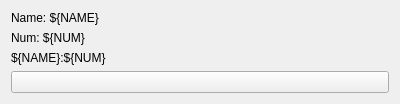
<?xml version="1.0" encoding="UTF-8"?>
<ui version="4.0">
 <class>Form</class>
 <widget class="QWidget" name="Form">
  <property name="geometry">
   <rect>
    <x>0</x>
    <y>0</y>
    <width>400</width>
    <height>103</height>
   </rect>
  </property>
  <property name="windowTitle">
   <string>Form</string>
  </property>
  <layout class="QVBoxLayout" name="verticalLayout">
   <item>
    <widget class="QLabel" name="name_label">
     <property name="toolTip">
      <string>${NAME}</string>
     </property>
     <property name="text">
      <string>Name: ${NAME}</string>
     </property>
    </widget>
   </item>
   <item>
    <widget class="QLabel" name="num_label">
     <property name="text">
      <string>Num: ${NUM}</string>
     </property>
    </widget>
   </item>
   <item>
    <widget class="QLabel" name="name_num_label">
     <property name="text">
      <string>${NAME}:${NUM}</string>
     </property>
    </widget>
   </item>
   <item>
    <widget class="PyDMShellCommand" name="one_two_shell">
     <property name="toolTip">
      <string/>
     </property>
     <property name="alarmSensitiveContent">
      <bool>false</bool>
     </property>
     <property name="alarmSensitiveBorder">
      <bool>true</bool>
     </property>
     <property name="PyDMToolTip">
      <string/>
     </property>
     <property name="channel">
      <string/>
     </property>
     <property name="PyDMIcon">
      <string/>
     </property>
     <property name="showConfirmDialog">
      <bool>false</bool>
     </property>
     <property name="runCommandsInFullShell">
      <bool>false</bool>
     </property>
     <property name="confirmMessage">
      <string>Are you sure you want to proceed?</string>
     </property>
     <property name="environmentVariables">
      <string/>
     </property>
     <property name="showIcon">
      <bool>true</bool>
     </property>
     <property name="allowMultipleExecutions">
      <bool>false</bool>
     </property>
     <property name="titles">
      <stringlist/>
     </property>
     <property name="commands">
      <stringlist>
       <string>echo ${ONE}</string>
       <string>echo ${TWO}</string>
       <string>echo ${ONE}:${TWO}</string>
      </stringlist>
     </property>
     <property name="passwordProtected">
      <bool>false</bool>
     </property>
     <property name="password">
      <string/>
     </property>
     <property name="protectedPassword">
      <string/>
     </property>
     <property name="showCurrentlyRunningIndication">
      <bool>false</bool>
     </property>
    </widget>
   </item>
  </layout>
 </widget>
 <customwidgets>
  <customwidget>
   <class>PyDMShellCommand</class>
   <extends>QPushButton</extends>
   <header>pydm.widgets.shell_command</header>
  </customwidget>
 </customwidgets>
 <resources/>
 <connections/>
</ui>
